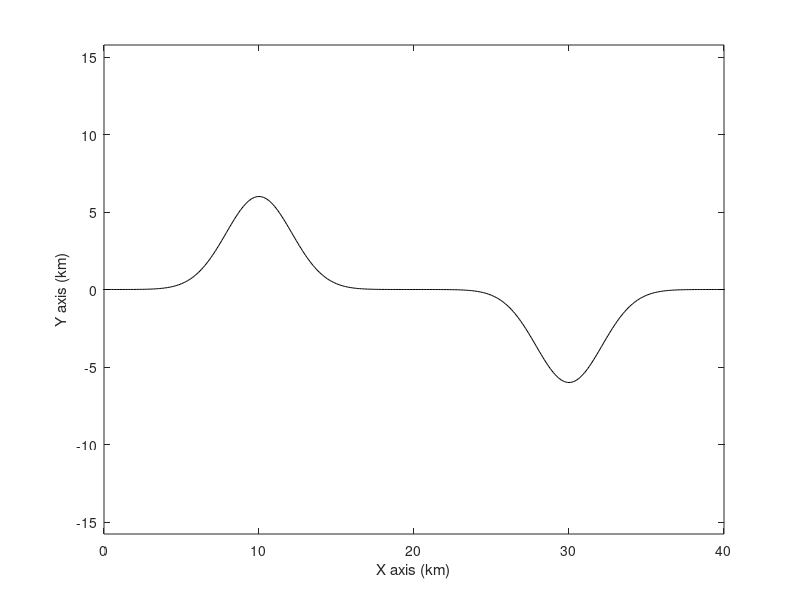

Here is the MATLAB script that generated this plot:
% creat 2D boundary data file
% nx nz x1(left) x2(right) z1(bottom) z2(top)

clc;
clear all;
close all;

flag_printf = 1;
flag_km = 1;
flag_topo_z = 1;

nx = 401;

dx = 100;
origin_x = 0;
origin_z = 0;

bz = zeros(nx,2);
for i=1:nx

    bz(i,1) = origin_x + (i-1)*dx;
    bz(i,2) = origin_z;
end

if flag_topo_z
  x0 = 10*1e3;
  x1 = 30*1e3;
  a = 3*1e3;
  H = 6*1e3;
  for i = 1:nx
      x = (i-1)*dx;
      topo1 = H*exp(-(x-x0)^2/a^2) - H*exp(-(x-x1)^2/a^2);
      bz(i,2)=bz(i,2)+topo1;
  end
end

% A=-0.000001;
% [bz]=arc_strech(A,bz);

if flag_printf
    figure(1)   
    if flag_km == 1
      bz1=bz/1e3;
      plot(bz1(:,1),bz1(:,2),'k');
      axis equal;
      xlabel('X axis (km)');
      ylabel('Y axis (km)');
    else 
      bz1=bz;
      plot(bz1(:,1),bz1(:,2),'k');
      axis equal;
      xlabel('X axis (m)');
      ylabel('Y axis (m)');
    end
%     hold on;
%     plot(20,-0.5,'k*');
%     plot(bz1(8/0.05,1),bz1(8/0.05,2),'kv');
%     plot(bz1(12/0.05,1),bz1(12/0.05,2),'kv');
%     plot(bz1(22/0.05,1),bz1(22/0.05,2),'kv');
%     plot(bz1(28/0.05,1),bz1(28/0.05,2),'kv');
%     plot(bz1(32/0.05,1),bz1(32/0.05,2),'kv');
%     text(7,-5,'Vp=3.0 km s{-1}');
%     text(7,-8,'Vs=2.0 km s{-1}');
%     text(7,-11,'rho=1.5 g cm{-3}');
%     set(gcf,'color','white','renderer','painters');
end

% creat data file
file_name = '../data_file_2d.txt';
fid=fopen(file_name,'w'); % Output file name 
fprintf(fid,'# nx number\n'); 
fprintf(fid,'%d\n',nx);
fprintf(fid,'# bz coords\n'); 
for i=1:nx
  fprintf(fid,'%.9e %.9e\n',bz(i,1),bz(i,2));
end

